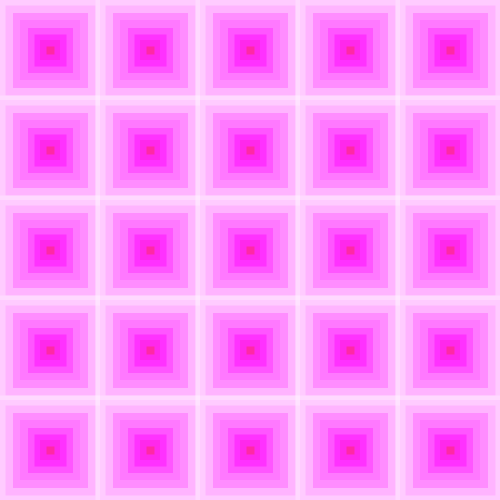
Frame 1 (no input)
Frame 60 (the mouse pressed at the canvas centre just before this capture): identical to frame 1, image omitted
Frame 120 (the mouse held since frame 60 and released just before this capture): identical to frame 1, image omitted

The Processing sketch that drew this single still picture (run headless with seeded random() and noise(); from frame 60 on, the mouse is pressed at the canvas centre):

// Processing sketch: processing_123266
// ── processing_123266.pde

//Exercise 3_3
//Carmen Zhou
//10-18-12

int w=100;
int h=100;

void setup(){
  background(255);
  size(500,500);
  frameRate(4);
  smooth();
}
 
void draw(){
 //grid
   strokeWeight(10);
   stroke(255,240,255,100);
   fill(255,180,255,255);
   for (int i=0;i<5;i++){
   for (int j=0;j<5;j++){
   rect(100*i,100*j,w,h);
    }
   }
//middle center square
   strokeWeight(15);
   stroke(255,130,255,200);
   fill(255,60,255,200);
   for (int k=0;k<5;k++){
   for (int l=0;l<5;l++){
   rect(100*k+20,100*l+20,60,60);
   
    }
   }
// top center square
   strokeWeight(12);
   stroke(255,40,255,200);
   fill(255,10,100,150);
   for (int k=0;k<5;k++){
   for (int l=0;l<5;l++){
   rect(100*k+40,100*l+40,20,20);
   
    }
   }
}
